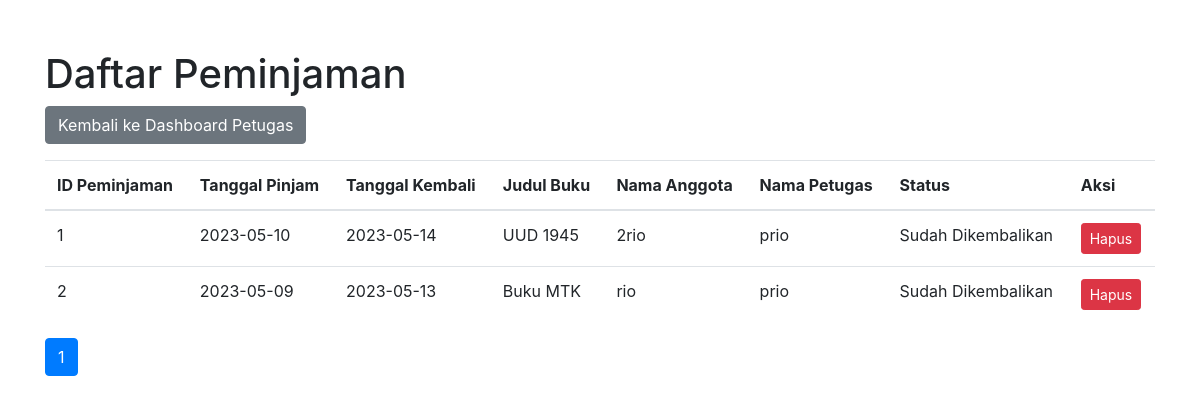
Page /daftar_peminjaman.php (signed in) on the committed database.
### tables this page shows
CREATE TABLE IF NOT EXISTS `peminjaman` (
  `id_peminjaman` int(11) NOT NULL AUTO_INCREMENT,
  `tanggal_pinjam` date NOT NULL,
  `tanggal_kembali` date NOT NULL,
  `id_buku` int(11) NOT NULL,
  `id_anggota` int(11) NOT NULL,
  `id_petugas` int(11) NOT NULL,
  PRIMARY KEY (`id_peminjaman`),
  KEY `id_anggota` (`id_anggota`),
  KEY `id_buku` (`id_buku`),
  KEY `id_petugas` (`id_petugas`),
  CONSTRAINT `FK_peminjaman_anggota` FOREIGN KEY (`id_anggota`) REFERENCES `anggota` (`id_anggota`),
  CONSTRAINT `FK_peminjaman_buku` FOREIGN KEY (`id_buku`) REFERENCES `buku` (`id_buku`),
  CONSTRAINT `FK_peminjaman_petugas` FOREIGN KEY (`id_petugas`) REFERENCES `petugas` (`id_petugas`)
);

CREATE TABLE IF NOT EXISTS `buku` (
  `id_buku` int(11) NOT NULL AUTO_INCREMENT,
  `kode_buku` char(5) NOT NULL,
  `judul_buku` varchar(50) NOT NULL,
  `penulis_buku` varchar(50) NOT NULL,
  `penerbit_buku` varchar(50) NOT NULL,
  `tahun_penerbit` char(4) NOT NULL,
  `stok` int(11) NOT NULL,
  PRIMARY KEY (`id_buku`,`kode_buku`)
);

CREATE TABLE IF NOT EXISTS `anggota` (
  `id_anggota` int(11) NOT NULL AUTO_INCREMENT,
  `kode_anggota` varchar(9) NOT NULL,
  `nama_anggota` varchar(100) NOT NULL,
  `jk_anggota` char(1) NOT NULL,
  `jurusan_anggota` varchar(2) NOT NULL,
  `no_telp_anggota` varchar(13) NOT NULL,
  `alamat_anggota` varchar(100) NOT NULL,
  PRIMARY KEY (`id_anggota`)
);

CREATE TABLE IF NOT EXISTS `petugas` (
  `id_petugas` int(11) NOT NULL AUTO_INCREMENT,
  `nama_petugas` varchar(50) NOT NULL,
  `jabatan_petugas` varchar(50) NOT NULL,
  `no_telp_petugas` varchar(13) NOT NULL,
  `alamat_petugas` varchar(100) NOT NULL,
  PRIMARY KEY (`id_petugas`)
);

### daftar_peminjaman.php (the view, shortened to what this page needs)
<?php
require_once 'conn.php';
function getPeminjamanStatus($tanggalKembali)
{
    return ($tanggalKembali < date('Y-m-d')) ? 'Sudah Dikembalikan' : 'Masih Dipinjam';
}
$dataPerPage = 4;
$currentPage = isset($_GET['page']) ? intval($_GET['page']) : 1;
$offset = ($currentPage - 1) * $dataPerPage;
$query = "SELECT p.id_peminjaman, p.tanggal_pinjam, p.tanggal_kembali, b.judul_buku, a.nama_anggota, pt.nama_petugas
          FROM peminjaman p
          INNER JOIN buku b ON p.id_buku = b.id_buku
          INNER JOIN anggota a ON p.id_anggota = a.id_anggota
          INNER JOIN petugas pt ON p.id_petugas = pt.id_petugas
          LIMIT $offset, $dataPerPage";
$result = mysqli_query($conn, $query);
$queryTotalData = "SELECT COUNT(*) AS total_data FROM peminjaman";
$resultTotalData = mysqli_query($conn, $queryTotalData);
$rowTotalData = mysqli_fetch_assoc($resultTotalData);
$totalData = $rowTotalData['total_data'];
$totalPages = ceil($totalData / $dataPerPage);
?>
<!DOCTYPE html>
<html>
<head>
    <link rel="stylesheet" href="https://stackpath.bootstrapcdn.com/bootstrap/4.5.2/css/bootstrap.min.css">
</head>
<body>
<div class="container">
    <h1>Daftar Peminjaman</h1>
    <a href="dashboard_petugas.php" class="btn btn-secondary mb-3">Kembali ke Dashboard Petugas</a>
    <table class="table">
        <thead>
        <tr>
            <th>ID Peminjaman</th>
            <th>Tanggal Pinjam</th>
            <th>Tanggal Kembali</th>
            <th>Judul Buku</th>
            <th>Nama Anggota</th>
            <th>Nama Petugas</th>
            <th>Status</th>
            <th>Aksi</th>
        </tr>
        </thead>
        <tbody>
        <?php
        while ($row = mysqli_fetch_assoc($result)) {
            $idPeminjaman = $row['id_peminjaman'];
            $tanggalPinjam = $row['tanggal_pinjam'];
            $tanggalKembali = $row['tanggal_kembali'];
            $judulBuku = $row['judul_buku'];
            $namaAnggota = $row['nama_anggota'];
            $namaPetugas = $row['nama_petugas'];
            $status = getPeminjamanStatus($tanggalKembali);
            echo "<tr>";
            echo "<td>$idPeminjaman</td>";
            echo "<td>$tanggalPinjam</td>";
            echo "<td>$tanggalKembali</td>";
            echo "<td>$judulBuku</td>";
            echo "<td>$namaAnggota</td>";
            echo "<td>$namaPetugas</td>";
            echo "<td>$status</td>";
            echo "<td>
                    <form method='POST' class='d-inline' onsubmit='return confirm(\"Apakah Anda yakin ingin menghapus peminjaman ini?\")'>
                        <input type='hidden' name='id_peminjaman' value='$idPeminjaman'>
                        <button type='submit' name='hapus' class='btn btn-danger btn-sm'>Hapus</button>
                    </form>
                  </td>";
            echo "</tr>";
        }
        ?>
        </tbody>
    </table>
    <nav aria-label="Halaman">
        <ul class="pagination ">
            <?php for ($i = 1; $i <= $totalPages; $i++) { ?>
                <li class="page-item <?php if ($i === $currentPage) echo 'active'; ?>">
                    <a class="page-link" href="daftar_peminjaman.php?page=<?php echo $i; ?>"><?php echo $i; ?></a>
                </li>
            <?php } ?>
        </ul>
    </nav>
</div>
</body>
</html>

### daftar_peminjaman.php (style rules this page uses)
.container { margin-top: 50px; }

### rows in the picture
peminjaman: id_peminjaman "1", tanggal_pinjam "2023-05-10", tanggal_kembali "2023-05-14", buku.judul_buku "UUD 1945", id_anggota.nama_anggota "2rio", id_petugas.nama_petugas "prio", tanggal_kembali "Sudah Dikembalikan"
peminjaman: id_peminjaman "2", tanggal_pinjam "2023-05-09", tanggal_kembali "2023-05-13", buku.judul_buku "Buku MTK", id_anggota.nama_anggota "rio", id_petugas.nama_petugas "prio", tanggal_kembali "Sudah Dikembalikan"
